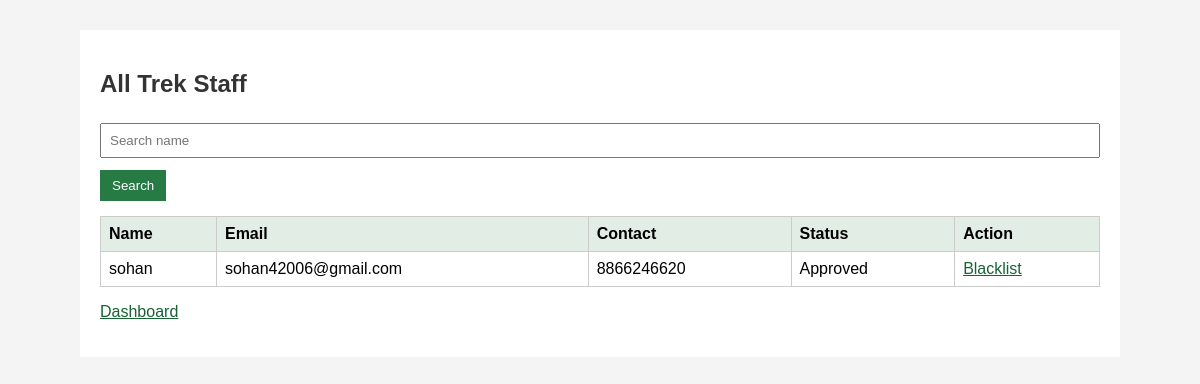
/admin/staff (signed in), run on an earlier commit of the app's database.
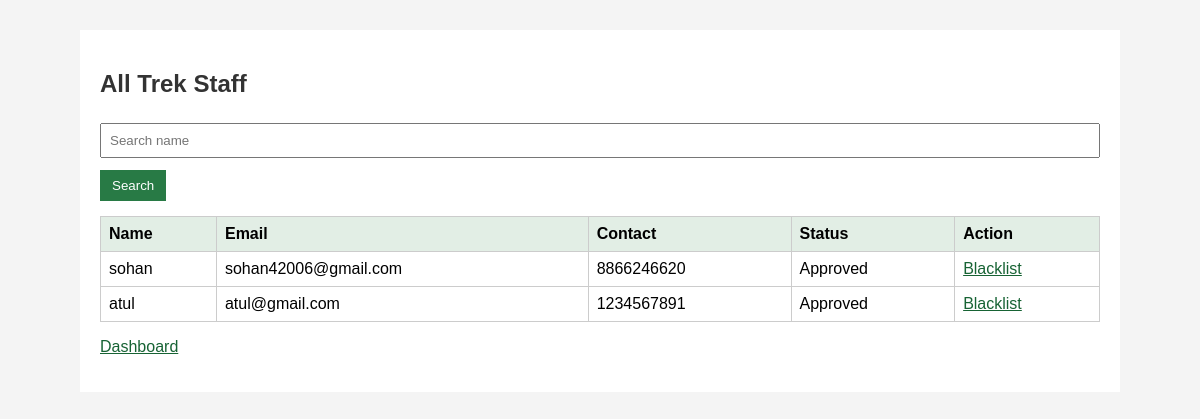
And on a later commit of the database.
### app/models.py (models this page shows)
class StaffProfile(db.Model):
    id = db.Column(db.Integer, primary_key=True)
    user_id = db.Column(db.Integer, db.ForeignKey('user.id'), nullable=False)
    contact = db.Column(db.String(50))
    status = db.Column(db.String(20), default='Pending')
    assigned_treks = db.relationship('Trek', backref='staff', lazy=True)

class User(UserMixin, db.Model):
    id = db.Column(db.Integer, primary_key=True)
    name = db.Column(db.String(100), nullable=False)
    email = db.Column(db.String(120), unique=True, nullable=False)
    password = db.Column(db.String(255), nullable=False)
    role = db.Column(db.String(20), nullable=False)
    is_blacklisted = db.Column(db.Boolean, default=False)
    bookings = db.relationship('Booking', backref='user', lazy=True)
    staff_profile = db.relationship('StaffProfile', backref='user', uselist=False)

### app/routes.py (the view)
@routes.route('/admin/staff')
@login_required
def view_staff():
    if current_user.role != 'admin':
        return 'Unauthorized'
    search = request.args.get('q', '')
    staff = StaffProfile.query.all()
    if search:
        staff = StaffProfile.query.join(User).filter(User.name.ilike(f'%{search}%')).all()
    return render_template('view_staff.html', staff=staff, query=search)

### app/templates/view_staff.html (shortened to what this page needs)
<!doctype html>
<html>
  <head>
    <link
      rel="stylesheet"
      href="{{ url_for('static', filename='css/app.css') }}"
    />
  </head>
  <body>
    <div class="container">
      <h2>All Trek Staff</h2>
      <form method="GET">
        <input name="q" value="{{ query }}" placeholder="Search name" /><button>
          Search
        </button>
      </form>
      <table>
        <tr>
          <th>Name</th>
          <th>Email</th>
          <th>Contact</th>
          <th>Status</th>
          <th>Action</th>
        </tr>
        {% for profile in staff %}
        <tr>
          <td>{{ profile.user.name }}</td>
          <td>{{ profile.user.email }}</td>
          <td>{{ profile.contact }}</td>
          <td>{{ profile.status }}</td>
          <td>
            <a href="{{ url_for('routes.blacklist_staff', id=profile.id) }}"
              >Blacklist</a
            >
          </td>
        </tr>
        {% endfor %}
      </table>
      <p><a href="{{ url_for('routes.admin_dashboard') }}">Dashboard</a></p>
    </div>
  </body>
</html>

What changed in the data, as far as the page shows it:
added StaffProfile: user.name "atul", user.email "atul@gmail.com", contact "1234567891", status "Approved"
